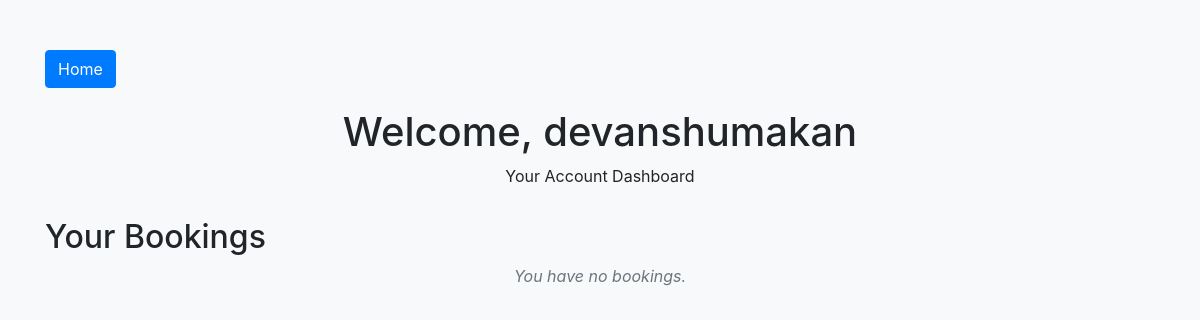
Before: /account/ (signed in) with the older database file.
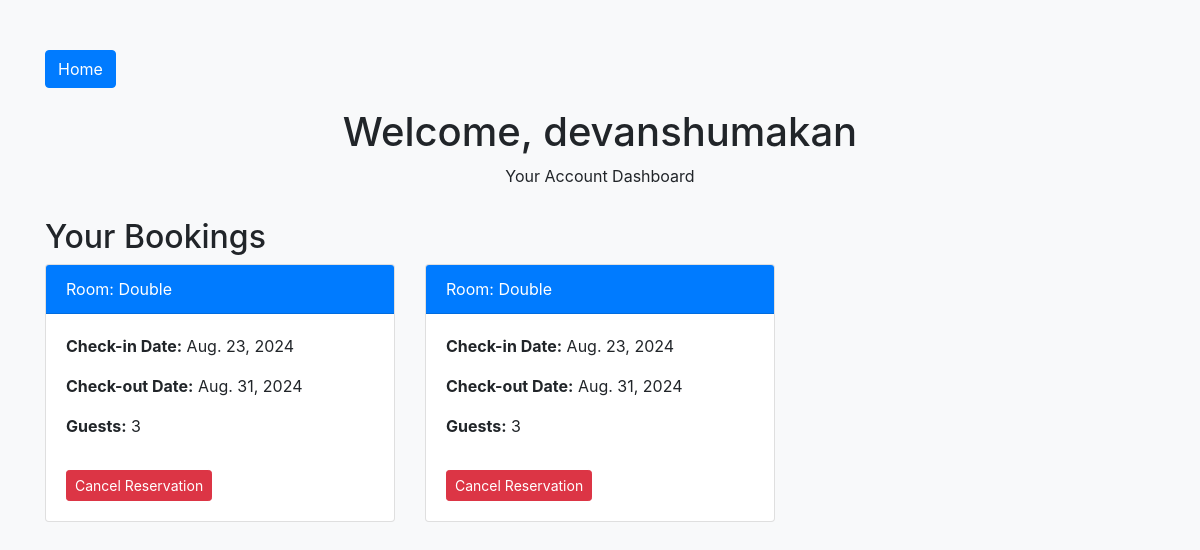
After: the same page with the newer database file.
### hotel/models.py (models this page shows, shortened)
class Booking(models.Model):
    ROOM_CHOICES = (
        ('single', 'Single Room'),
        ('double', 'Double Room'),
        ('suite', 'Suite'),
    )
    user = models.ForeignKey(User, on_delete=models.CASCADE)
    checkin_date = models.DateField()
    checkout_date = models.DateField()
    room_type = models.CharField(max_length=10, choices=ROOM_CHOICES, default='single')  # Provide a default value
    guests = models.IntegerField(null=True)
    special_requests = models.TextField(blank=True, null=True)
    booking_date = models.DateTimeField(default=timezone.now)

### hotel/views.py (the view)
# urls.py: path('account/', user_account, name='user_account'),
def user_account(request):
    bookings = Booking.objects.filter(user=request.user)
    return render(request, 'user_account.html', {'bookings': bookings})

### templates/user_account.html (shortened to what this page needs)
<!DOCTYPE html>
<html lang="en">
<head>
    <link href="https://stackpath.bootstrapcdn.com/bootstrap/4.5.2/css/bootstrap.min.css" rel="stylesheet">
</head>
<body>
    <div class="container">
        <div class="home-button">
            <a href="{% url 'home' %}" class="btn btn-primary">Home</a>
        </div>
        <div class="account-header">
            <h1>Welcome, {{ request.user.username }}</h1>
            <p>Your Account Dashboard</p>
        </div>
        <div class="row">
            <div class="col-md-12">
                <h2>Your Bookings</h2>
                {% if bookings %}
                    <div class="row">
                        {% for booking in bookings %}
                            <div class="col-md-4">
                                <div class="card booking-card">
                                    <div class="card-header">
                                        Room: {{ booking.room_type|title }}
                                    </div>
                                    <div class="card-body">
                                        <p><strong>Check-in Date:</strong> {{ booking.checkin_date }}</p>
                                        <p><strong>Check-out Date:</strong> {{ booking.checkout_date }}</p>
                                        <p><strong>Guests:</strong> {{ booking.guests }}</p>
                                        <form method="POST" action="{% url 'cancel_booking' booking.id %}">
                                            <button type="submit" class="btn btn-danger btn-sm mt-3">Cancel Reservation</button>
                                        </form>
                                    </div>
                                </div>
                            </div>
                        {% endfor %}
                    </div>
                {% else %}
                    <p class="no-bookings">You have no bookings.</p>
                {% endif %}
            </div>
        </div>
    </div>
</body>
</html>

### templates/user_account.html (style rules this page uses)
body { background-color: #f8f9fa; }
.container { margin-top: 50px; }
.account-header { text-align: center; margin-bottom: 30px; }
.booking-card { margin-bottom: 20px; }
.card-header { background-color: #007bff; color: white; }
.home-button { margin-bottom: 20px; }

Changed rows visible on the page:
added Booking: room_type "Double", checkin_date "Aug. 23, 2024", checkout_date "Aug. 31, 2024", guests "3"
added Booking: room_type "Double", checkin_date "Aug. 23, 2024", checkout_date "Aug. 31, 2024", guests "3"
Other visible differences:
text no longer shown: "You have no bookings."
